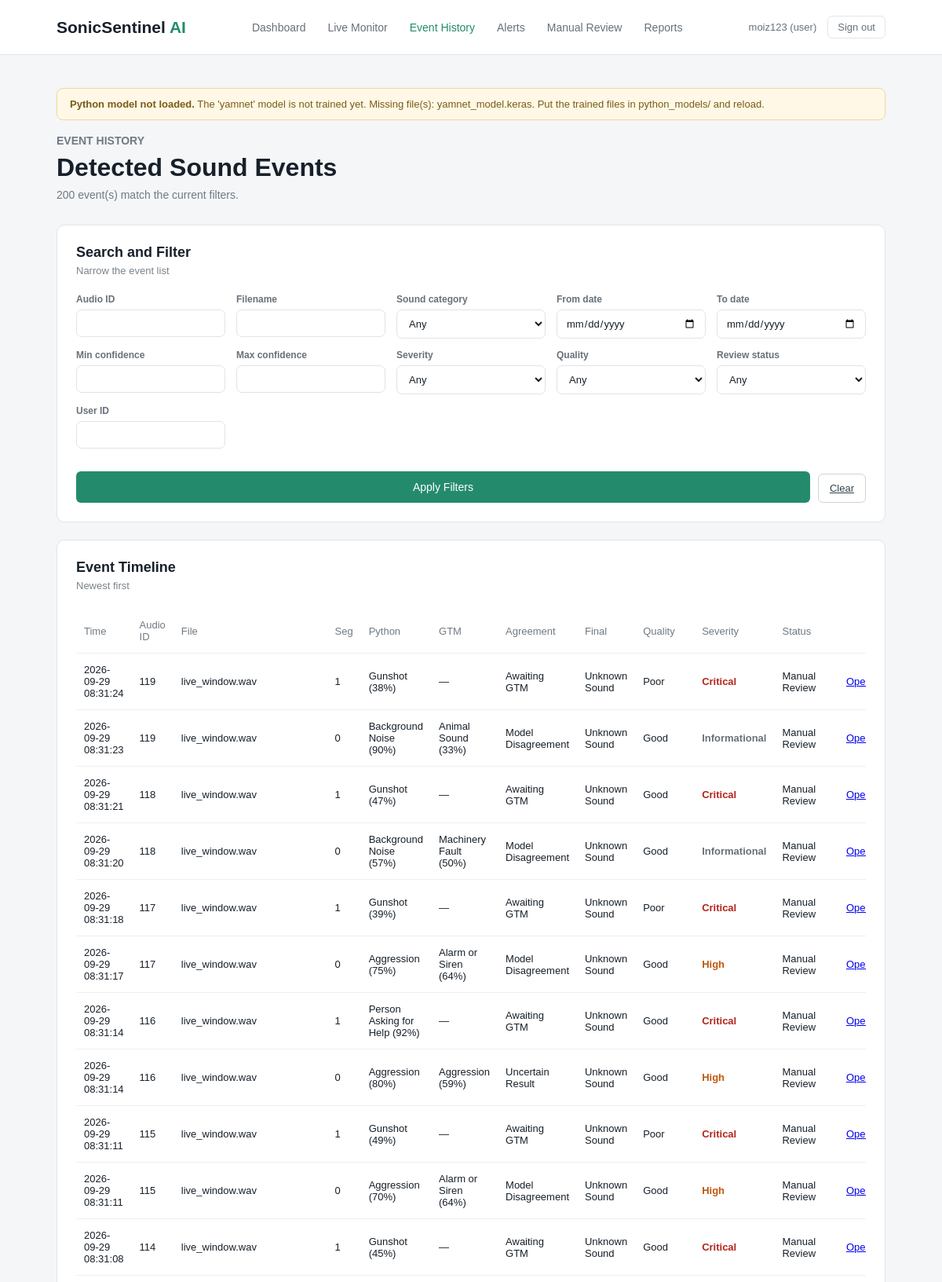
Screenshot of /event-history (signed in, upper part) with the database file from the repository.
### tables this page shows
CREATE TABLE users (
        user_id INTEGER PRIMARY KEY,
        username TEXT NOT NULL UNIQUE,
        password_hash TEXT NOT NULL,
        role TEXT NOT NULL
            CHECK (role IN ('user', 'reviewer', 'operator', 'maintenance', 'admin')),
        full_name TEXT,
        email TEXT,
        created_at TEXT NOT NULL DEFAULT CURRENT_TIMESTAMP
    );

CREATE TABLE detections (
        detection_id INTEGER PRIMARY KEY,
        audio_id INTEGER,
        segment_index INTEGER NOT NULL DEFAULT 0,
        start_sec REAL,
        end_sec REAL,

        python_class TEXT,
        python_scores TEXT,
        python_confidence REAL,
        python_model_version TEXT,

        gtm_class TEXT,
        gtm_scores TEXT,
        gtm_confidence REAL,
        gtm_model_version TEXT,

        agreement_status TEXT,
        confidence_difference REAL,
        top_two_margin REAL,
        overlapping_classes TEXT,

        quality TEXT,
        quality_notes TEXT,
        noise_level REAL,

        final_class TEXT,
        confidence_level TEXT,
        severity TEXT,
        alert_status TEXT,
        recommended_action TEXT,
        manual_review_required INTEGER NOT NULL DEFAULT 0,
        manual_review_reason TEXT,
        status TEXT NOT NULL DEFAULT 'Classified',
        reviewer_decision TEXT,

        waveform_path TEXT,
        spectrogram_path TEXT,

        created_at TEXT NOT NULL DEFAULT CURRENT_TIMESTAMP,

        FOREIGN KEY (audio_id) REFERENCES audio_files(audio_id)
    );

CREATE TABLE audio_files (
        audio_id INTEGER PRIMARY KEY,
        uploaded_by INTEGER,
        filename TEXT NOT NULL,
        stored_path TEXT NOT NULL,
        file_hash TEXT NOT NULL,
        fingerprint TEXT,
        audio_format TEXT,
        duration_sec REAL,
        sample_rate INTEGER,
        channels INTEGER,
        bit_depth INTEGER,
        file_size INTEGER,
        source_kind TEXT NOT NULL DEFAULT 'upload',
        augmentation_type TEXT,
        uploaded_at TEXT NOT NULL DEFAULT CURRENT_TIMESTAMP,

        FOREIGN KEY (uploaded_by) REFERENCES users(user_id)
    );

### app.py (the view)
@app.route("/event-history")
def event_history():
    user = current_user()
    if user is None:
        return redirect(url_for("login"))
    filters = {
        "audio_id": request.args.get("audio_id", type=int),
        "filename": (request.args.get("filename") or "").strip(),
        "sound_class": request.args.get("sound_class") or "",
        "date_from": request.args.get("date_from") or "",
        "date_to": request.args.get("date_to") or "",
        "min_confidence": request.args.get("min_confidence", type=float),
        "max_confidence": request.args.get("max_confidence", type=float),
        "severity": request.args.get("severity") or "",
        "quality": request.args.get("quality") or "",
        "status": request.args.get("status") or "",
        "user_id": request.args.get("user_id", type=int),
    }
    context = page_context()
    context["user"] = user
    return render_template(
        "event_history.html",
        detections=database.search_detections(filters),
        filters=filters,
        **context,
    )

### app.py (called while the page is built, shortened)
def current_user():
    user_id = session.get("user_id")
    if not user_id:
        return None
    return database.get_user(user_id)

def gtm_ready():
    model_file = os.path.join("gtm_model", "model.json")
    return bool(GTM_MODEL_URL) or os.path.exists(model_file)

def encoder_classes():
    import joblib
    path = os.path.join("python_models", LABEL_ENCODER_FILE)
    return [str(c) for c in joblib.load(path).classes_]

def gtm_label_check():
    meta = os.path.join("gtm_model", "metadata.json")
    if not os.path.exists(meta):
        return None
    try:
        with open(meta) as handle:
            labels = json.load(handle).get("labels")
    except ValueError as error:
        return f"gtm_model/metadata.json could not be read: {error}"
    try:
        expected = encoder_classes()
    except Exception as error:
        return f"label_encoder.pkl could not be read: {error}"

def gtm_info():
    source = GTM_MODEL_URL or "/gtm_model/"
    problem = gtm_label_check()
    if problem:
        message = problem
    elif gtm_ready():
        message = "The browser model is loaded in the browser."
    else:
        message = (
            "No browser model found. Put model.json, the weight shard and "
            "metadata.json in gtm_model/, or set the GTM_MODEL_URL environment variable."
        )
    try:
        classes = encoder_classes()
    except Exception:
        classes = list(CLASSES)
    return {
        "ready": gtm_ready() and not problem,
        "source": source,
        "version": GTM_MODEL_VERSION,
        "classes": classes,
        "message": message,
    }

def page_context():
    user = current_user()
    return {
        "user": user,
        "classes": CLASSES,
        "class_names": {name: display_name(name) for name in CLASSES},
        "severities": ["Informational", "Low", "Medium", "High", "Critical"],
        "qualities": ["Good", "Acceptable", "Poor", "Unusable"],
        "statuses": EVENT_STATUSES,
        "model_status": python_model.model_status(),
        "gtm": gtm_info(),
    }

### config/config.py (called while the page is built)
def display_name(class_id):
    return CLASS_NAMES.get(class_id, class_id)

def selected_model_name():
    try:
        with open(SELECTION_FILE) as handle:
            chosen = json.load(handle).get("selected")
    except (OSError, ValueError):
        return None
    return chosen if chosen in PYTHON_MODELS else None

### src/python_model.py (called while the page is built)
def active_model_name():
    return selected_model_name() or ACTIVE_PYTHON_MODEL

### templates/event_history.html (shortened to what this page needs)
{% extends "base.html" %}
{% set active_page = 'history' %}
{% block content %}
<section class="page-heading">
    <div>
        <p class="small-title">EVENT HISTORY</p>
        <h1>Detected Sound Events</h1>
        <p>{{ detections|length }} event(s) match the current filters.</p>
    </div>
</section>
<section class="card">
    <div class="card-heading">
        <div>
            <h2>Search and Filter</h2>
            <p>Narrow the event list</p>
        </div>
    </div>
    <form method="GET" class="filter-form">
        <label>Audio ID
            <input type="number" name="audio_id" value="{{ filters.audio_id or '' }}">
        </label>
        <label>Filename
            <input type="text" name="filename" value="{{ filters.filename }}">
        </label>
        <label>Sound category
            <select name="sound_class">
                <option value="">Any</option>
            </select>
        </label>
        <label>From date
            <input type="date" name="date_from" value="{{ filters.date_from }}">
        </label>
        <label>To date
            <input type="date" name="date_to" value="{{ filters.date_to }}">
        </label>
        <label>Min confidence
            <input type="number" name="min_confidence" step="0.05" min="0" max="1"
                   value="{{ filters.min_confidence if filters.min_confidence is not none else '' }}">
        </label>
        <label>Max confidence
            <input type="number" name="max_confidence" step="0.05" min="0" max="1"
                   value="{{ filters.max_confidence if filters.max_confidence is not none else '' }}">
        </label>
        <label>Severity
            <select name="severity">
                <option value="">Any</option>
            </select>
        </label>
        <label>Quality
            <select name="quality">
                <option value="">Any</option>
            </select>
        </label>
        <label>Review status
            <select name="status">
                <option value="">Any</option>
            </select>
        </label>
        <label>User ID
            <input type="number" name="user_id" value="{{ filters.user_id or '' }}">
        </label>
        <div class="filter-buttons">
            <button type="submit" class="main-button small-button">Apply Filters</button>
            <a class="secondary-button" href="{{ url_for('event_history') }}">Clear</a>
        </div>
    </form>
</section>
<section class="card events-card">
    <div class="card-heading">
        <div>
            <h2>Event Timeline</h2>
            <p>Newest first</p>
        </div>
    </div>
    <div class="table-wrapper">
        <table>
            <thead>
                <tr>
                    <th>Time</th>
                    <th>Audio ID</th>
                    <th>File</th>
                    <th>Seg</th>
                    <th>Python</th>
                    <th>GTM</th>
                    <th>Agreement</th>
                    <th>Final</th>
                    <th>Quality</th>
                    <th>Severity</th>
                    <th>Status</th>
                    <th></th>
                </tr>
            </thead>
            <tbody>
                {% for row in detections %}
                <tr>
                    <td>{{ row['created_at'] }}</td>
                    <td>{{ row['audio_id'] }}</td>
                    <td>{{ row['filename'] or '—' }}</td>
                    <td>{{ row['segment_index'] }}</td>
                    <td>
                        {{ display_name(row['python_class'] or 'unknown') }}
                        {% if row['python_confidence'] is not none %}
                            ({{ '%.0f'|format(row['python_confidence'] * 100) }}%)
                        {% endif %}
                    </td>
                    <td>
                        {% if row['gtm_class'] %}
                            {{ display_name(row['gtm_class']) }}
                            ({{ '%.0f'|format(row['gtm_confidence'] * 100) }}%)
                        {% else %}—{% endif %}
                    </td>
                    <td>{{ row['agreement_status'] or '—' }}</td>
                    <td>{{ display_name(row['final_class'] or 'unknown') }}</td>
                    <td>{{ row['quality'] or '—' }}</td>
                    <td><span class="severity-{{ (row['severity'] or 'low')|lower }}">{{ row['severity'] }}</span></td>
                    <td>{{ row['status'] }}</td>
                    <td><a href="{{ url_for('detection_detail', detection_id=row['detection_id']) }}">Open</a></td>
                </tr>
                {% else %}
                <tr><td colspan="12" class="muted">No events match these filters.</td></tr>
                {% endfor %}
            </tbody>
        </table>
    </div>
</section>
{% endblock %}

### templates/base.html (shortened to what this page needs)
<!DOCTYPE html>
<html lang="en">
<head>
    <link rel="stylesheet" href="{{ url_for('static', filename='style.css') }}">
</head>
<body>
<header class="navbar">
    <div class="logo">
        SonicSentinel <span>AI</span>
    </div>
    {% if user %}
    <nav>
        <a href="{{ url_for('dashboard') }}" class="{% if active_page == 'dashboard' %}active{% endif %}">Dashboard</a>
        <a href="{{ url_for('live') }}" class="{% if active_page == 'live' %}active{% endif %}">Live Monitor</a>
        <a href="{{ url_for('event_history') }}" class="{% if active_page == 'history' %}active{% endif %}">Event History</a>
        <a href="{{ url_for('alerts') }}" class="{% if active_page == 'alerts' %}active{% endif %}">Alerts</a>
        <a href="{{ url_for('manual_review') }}" class="{% if active_page == 'review' %}active{% endif %}">Manual Review</a>
        <a href="{{ url_for('reports') }}" class="{% if active_page == 'reports' %}active{% endif %}">Reports</a>
    </nav>
    <div class="user-box">
        <a href="{{ url_for('profile') }}">{{ user['username'] }} ({{ user['role'] }})</a>
        <a href="{{ url_for('logout') }}" class="logout-link">Sign out</a>
    </div>
    {% endif %}
</header>
<main class="container">
    {% if model_status and not model_status.available %}
    <div class="notice-box">
        <strong>Python model not loaded.</strong> {{ model_status.message }}
    </div>
    {% endif %}
    {% block content %}{% endblock %}
</main>
</body>
</html>

### static/style.css (style rules this page uses)
* { margin: 0; padding: 0; box-sizing: border-box; }
body { font-family: Arial, sans-serif; background: #f4f6f8; color: #17202a; }
.navbar { height: 70px; background: #ffffff; border-bottom: 1px solid #e2e6e9; display: flex; align-items: center; justify-content: space-between; padding: 0 6%; }
.logo { font-size: 21px; font-weight: 700; }
.logo span { color: #238b6c; }
nav { display: flex; gap: 28px; }
nav a { text-decoration: none; color: #66717b; font-size: 14px; }
nav a:hover, nav a.active { color: #238b6c; }
.container { width: 88%; max-width: 1250px; margin: 0 auto; padding: 42px 0; }
.page-heading { display: flex; justify-content: space-between; align-items: center; margin-bottom: 30px; }
.small-title { color: #238b6c; font-size: 12px; font-weight: 700; margin-bottom: 8px; }
.page-heading h1 { font-size: 32px; margin-bottom: 8px; }
.page-heading p { color: #707a83; font-size: 14px; }
.card { background: #ffffff; border: 1px solid #e1e5e8; border-radius: 10px; padding: 24px; }
.card-heading { display: flex; align-items: flex-start; justify-content: space-between; margin-bottom: 22px; }
.card-heading h2 { font-size: 18px; margin-bottom: 5px; }
.card-heading p { color: #7a848c; font-size: 13px; }
.main-button { width: 100%; border: none; background: #238b6c; color: white; padding: 12px; border-radius: 6px; margin-top: 15px; font-size: 14px; cursor: pointer; }
.secondary-button { border: 1px solid #ccd5d9; background: #ffffff; color: #34434b; padding: 10px 14px; border-radius: 6px; font-size: 13px; cursor: pointer; }
.small-button { margin-top: 15px; }
.events-card { margin-top: 22px; }
.table-wrapper { overflow-x: auto; }
table { width: 100%; border-collapse: collapse; }
th, td { padding: 13px 10px; text-align: left; border-bottom: 1px solid #edf0f1; font-size: 13px; }
th { color: #707a82; font-weight: 500; }
.user-box { display: flex; gap: 14px; align-items: center; font-size: 13px; }
.user-box a { color: #66717b; text-decoration: none; }
.logout-link { border: 1px solid #e2e6e9; padding: 6px 12px; border-radius: 6px; }
.notice-box { background: #fff8e6; border: 1px solid #f0d89b; color: #7a5c15; padding: 12px 16px; border-radius: 8px; font-size: 13px; margin-bottom: 18px; }
.filter-form { display: grid; grid-template-columns: repeat(auto-fit, minmax(190px, 1fr)); gap: 14px; margin-top: 6px; }
.filter-form label, .review-form label, .auth-card label { display: block; font-size: 12px; color: #66717b; font-weight: 600; }
.filter-form input, .filter-form select, .review-form input, .review-form select, .auth-card input, .auth-card select { width: 100%; margin-top: 6px; padding: 9px 11px; border: 1px solid #dfe4e8; border-radius: 7px; font-size: 13px; font-family: inherit; background: #ffffff; color: #17202a; }
.filter-buttons { display: flex; gap: 10px; align-items: flex-end; grid-column: 1 / -1; }
.severity-critical { color: #b3261e; font-weight: 700; }
.severity-high { color: #c2570d; font-weight: 700; }
.severity-informational { color: #66717b; font-weight: 600; }

### rows the page displays
users: username "moiz123", role "user"
detections: created_at "2026-09-29 08:31:24", audio_id "119", filename "live_window.wav", segment_index "1", python_class "Gunshot", row['python_confidence']*100 "38", agreement_status "Awaiting GTM", final_class "Unknown Sound", quality "Poor", severity "Critical", status "Manual Review"
detections: created_at "2026-09-29 08:31:23", audio_id "119", filename "live_window.wav", segment_index "0", python_class "Background Noise", row['python_confidence']*100 "90", gtm_class "Animal Sound", row['gtm_confidence']*100 "33", agreement_status "Model Disagreement", final_class "Unknown Sound", quality "Good", severity "Informational", status "Manual Review"
detections: created_at "2026-09-29 08:31:21", audio_id "118", filename "live_window.wav", segment_index "1", python_class "Gunshot", row['python_confidence']*100 "47", agreement_status "Awaiting GTM", final_class "Unknown Sound", quality "Good", severity "Critical", status "Manual Review"
detections: created_at "2026-09-29 08:31:20", audio_id "118", filename "live_window.wav", segment_index "0", python_class "Background Noise", row['python_confidence']*100 "57", gtm_class "Machinery Fault", row['gtm_confidence']*100 "50", agreement_status "Model Disagreement", final_class "Unknown Sound", quality "Good", severity "Informational", status "Manual Review"
detections: created_at "2026-09-29 08:31:18", audio_id "117", filename "live_window.wav", segment_index "1", python_class "Gunshot", row['python_confidence']*100 "39", agreement_status "Awaiting GTM", final_class "Unknown Sound", quality "Poor", severity "Critical", status "Manual Review"
detections: created_at "2026-09-29 08:31:17", audio_id "117", filename "live_window.wav", segment_index "0", python_class "Aggression", row['python_confidence']*100 "75", gtm_class "Alarm or Siren", row['gtm_confidence']*100 "64", agreement_status "Model Disagreement", final_class "Unknown Sound", quality "Good", severity "High", status "Manual Review"
detections: created_at "2026-09-29 08:31:14", audio_id "116", filename "live_window.wav", segment_index "1", python_class "Person Asking for Help", row['python_confidence']*100 "92", agreement_status "Awaiting GTM", final_class "Unknown Sound", quality "Good", severity "Critical", status "Manual Review"
detections: created_at "2026-09-29 08:31:14", audio_id "116", filename "live_window.wav", segment_index "0", python_class "Aggression", row['python_confidence']*100 "80", gtm_class "Aggression", row['gtm_confidence']*100 "59", agreement_status "Uncertain Result", final_class "Unknown Sound", quality "Good", severity "High", status "Manual Review"
detections: created_at "2026-09-29 08:31:11", audio_id "115", filename "live_window.wav", segment_index "1", python_class "Gunshot", row['python_confidence']*100 "49", agreement_status "Awaiting GTM", final_class "Unknown Sound", quality "Poor", severity "Critical", status "Manual Review"
detections: created_at "2026-09-29 08:31:11", audio_id "115", filename "live_window.wav", segment_index "0", python_class "Aggression", row['python_confidence']*100 "70", gtm_class "Alarm or Siren", row['gtm_confidence']*100 "64", agreement_status "Model Disagreement", final_class "Unknown Sound", quality "Good", severity "High", status "Manual Review"
detections: created_at "2026-09-29 08:31:08", audio_id "114", filename "live_window.wav", segment_index "1", python_class "Gunshot", row['python_confidence']*100 "45", agreement_status "Awaiting GTM", final_class "Unknown Sound", quality "Good", severity "Critical", status "Manual Review"

### other values shown
{{ model_status.message }} "The 'yamnet' model is not trained yet. Missing file(s): yamnet_model.keras. Put the trained files in python_models/ and reload."
{{ detections|length }} "200"
